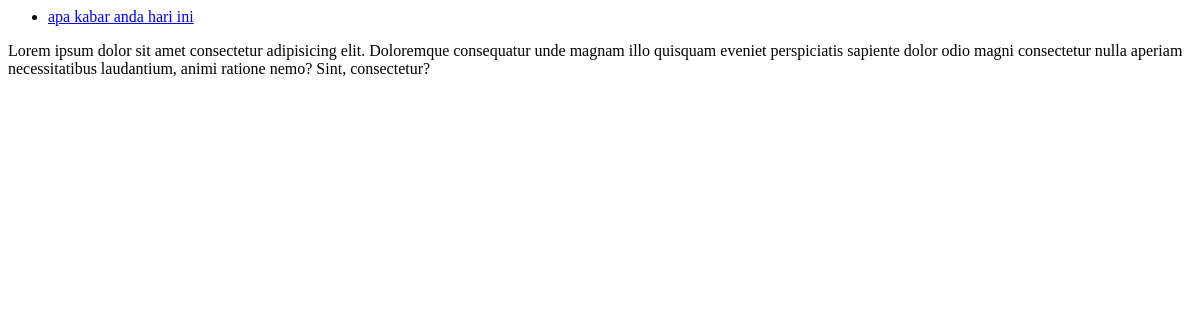
The page /polls/ on the database as committed earlier.
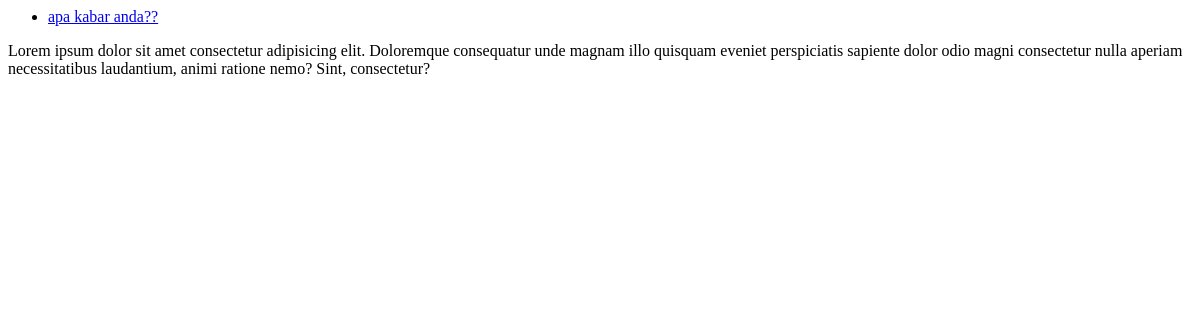
The same page on the database as committed later.
### polls/models.py (models this page shows, shortened)
class Question(models.Model):
    question_text = models.CharField(max_length=200)
    pub_date = models.DateTimeField('Date Published')

### polls/views.py (the view)
# urls.py: path("", views.index, name="index"),
def index(request):
	latest_question_list = Question.objects.order_by("-pub_date")[:5]
	context = {
		"latest_question_list": latest_question_list,
	}
	return render(request,"polls/index.html", context)

### polls/templates/polls/index.html
{% if latest_question_list %}
    <ul>
    {% for question in latest_question_list %}
        <li><a href="/polls/{{ question.id }}/">{{ question.question_text }}</a></li>
    {% endfor %}
    </ul>
{% else %}
    <p>No polls are available.</p>
{% endif %}
<p>Lorem ipsum dolor sit amet consectetur adipisicing elit. Doloremque consequatur unde magnam illo quisquam eveniet perspiciatis sapiente dolor odio magni consectetur nulla aperiam necessitatibus laudantium, animi ratione nemo? Sint, consectetur?</p>

Rows that differ between the two databases and show on the page:
changed Question: question_text "apa kabar anda hari ini" → "apa kabar anda??"
